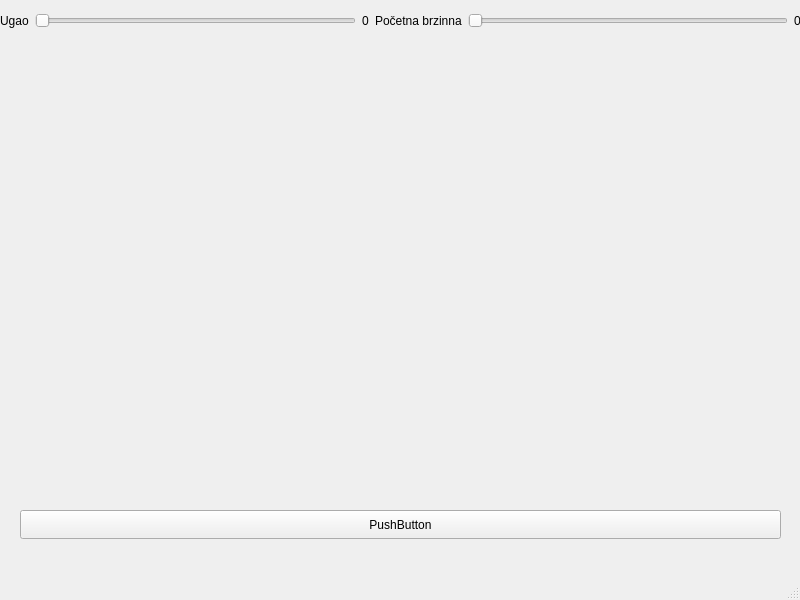
<?xml version="1.0" encoding="UTF-8"?>
<ui version="4.0">
 <class>MainWindow</class>
 <widget class="QMainWindow" name="MainWindow">
  <property name="geometry">
   <rect>
    <x>0</x>
    <y>0</y>
    <width>800</width>
    <height>600</height>
   </rect>
  </property>
  <property name="windowTitle">
   <string>MainWindow</string>
  </property>
  <widget class="QWidget" name="centralwidget">
   <widget class="CometWidget" name="widget" native="true">
    <property name="geometry">
     <rect>
      <x>20</x>
      <y>40</y>
      <width>761</width>
      <height>471</height>
     </rect>
    </property>
   </widget>
   <widget class="QWidget" name="horizontalLayoutWidget">
    <property name="geometry">
     <rect>
      <x>0</x>
      <y>0</y>
      <width>801</width>
      <height>41</height>
     </rect>
    </property>
    <layout class="QHBoxLayout" name="horizontalLayout">
     <item>
      <widget class="QLabel" name="label_1">
       <property name="text">
        <string>Ugao</string>
       </property>
      </widget>
     </item>
     <item>
      <widget class="QSlider" name="sl_scale_1">
       <property name="minimum">
        <number>0</number>
       </property>
       <property name="maximum">
        <number>90</number>
       </property>
       <property name="value">
        <number>0</number>
       </property>
       <property name="orientation">
        <enum>Qt::Orientation::Horizontal</enum>
       </property>
      </widget>
     </item>
     <item>
      <widget class="QLabel" name="l_scale_1">
       <property name="text">
        <string>0</string>
       </property>
       <property name="margin">
        <number>4</number>
       </property>
      </widget>
     </item>
     <item>
      <widget class="QLabel" name="label">
       <property name="text">
        <string>Početna brzinna</string>
       </property>
      </widget>
     </item>
     <item>
      <widget class="QSlider" name="sl_scale">
       <property name="orientation">
        <enum>Qt::Orientation::Horizontal</enum>
       </property>
      </widget>
     </item>
     <item>
      <widget class="QLabel" name="l_scale">
       <property name="text">
        <string>0</string>
       </property>
       <property name="margin">
        <number>4</number>
       </property>
      </widget>
     </item>
    </layout>
   </widget>
   <widget class="QPushButton" name="pushButton">
    <property name="geometry">
     <rect>
      <x>20</x>
      <y>510</y>
      <width>761</width>
      <height>29</height>
     </rect>
    </property>
    <property name="text">
     <string>PushButton</string>
    </property>
   </widget>
  </widget>
  <widget class="QMenuBar" name="menubar">
   <property name="geometry">
    <rect>
     <x>0</x>
     <y>0</y>
     <width>800</width>
     <height>25</height>
    </rect>
   </property>
  </widget>
  <widget class="QStatusBar" name="statusbar"/>
 </widget>
 <customwidgets>
  <customwidget>
   <class>CometWidget</class>
   <extends>QWidget</extends>
   <header location="global">cometwidget.h</header>
   <container>1</container>
  </customwidget>
 </customwidgets>
 <resources/>
 <connections>
  <connection>
   <sender>sl_scale</sender>
   <signal>valueChanged(int)</signal>
   <receiver>l_scale</receiver>
   <slot>setNum(int)</slot>
   <hints>
    <hint type="sourcelabel">
     <x>543</x>
     <y>45</y>
    </hint>
    <hint type="destinationlabel">
     <x>793</x>
     <y>39</y>
    </hint>
   </hints>
  </connection>
  <connection>
   <sender>sl_scale_1</sender>
   <signal>valueChanged(int)</signal>
   <receiver>l_scale_1</receiver>
   <slot>setNum(int)</slot>
   <hints>
    <hint type="sourcelabel">
     <x>296</x>
     <y>46</y>
    </hint>
    <hint type="destinationlabel">
     <x>353</x>
     <y>46</y>
    </hint>
   </hints>
  </connection>
 </connections>
</ui>
